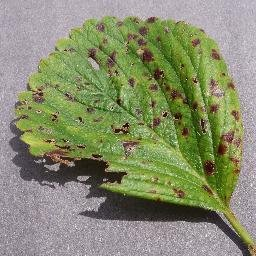
#> input picture site/assets/leaves/strawberry_leaf_scorch.jpg, 256 x 256 px; its folder holds only this picture in this run
$ python -i thresholds.py   (imports and definitions only)
#> lines starting #> are read from the running program, lines starting #| are printed output that depends on the picture
"""Automatic thresholds for splitting an image into two kinds of pixels (water / land, change / no change …).

    GLOBAL   one value for the whole image, from its histogram
             otsu (Otsu 1979: largest between-class variance) · multi_otsu (Otsu with three classes: the split between
             the top two, or the bottom two) · li (Li & Lee 1993: minimum cross entropy) · yen (Yen et al. 1995: maximum
             correlation) · kapur (Kapur et al. 1985: maximum entropy) · triangle (Zack et al. 1977: farthest point from
             the line joining the histogram's peak and its far end) · isodata (Ridler & Calvard 1978: the mean of the two
             class means)
    LOCAL    a value per pixel, from its neighbourhood (window × window): for images whose background changes
             niblack (m + k·s) · sauvola (m·(1 + k·(s/R − 1))) · wolf (Wolf & Jolion 2004) · phansalkar (Phansalkar
             et al. 2011, for low-contrast images); m, s: local mean and standard deviation
    FUZZY    a value plus a 0–1 membership for every pixel
             fcm (fuzzy c-means, two clusters: the threshold is where both memberships are ½) · fuzzy (Huang & Wang
             1995: the split whose fuzzy membership is least ambiguous) · membership (an S-shaped membership rising from
             the background class mean to the object class mean; the threshold is its midpoint)

    compute(image, method, valid=…, bright=True, …) -> {"threshold": float or per-pixel array, "membership": array or
    None, "method", "about"}

`split` (default on): global and fuzzy methods look only at the tiles that clearly hold both classes (split-based
selection, Martinis et al. 2009); an image with no such tile gets `default` (e.g. 0 for a water index, −18 dB for
radar VV). Without it every method splits a one-class histogram in two: on Sen1Floods11's chips, most of which hold
little water, that took the IoU of every method from about 0.78 to 0.2–0.35.

`bright`: the object (water in an index image) is brighter than the background; False for dark objects (water in
radar dB). Local methods come from document scanning, where every window holds some ink; in a window of one class only
(all land) they would still split it. `guard` (default 0.1, on the 0–1 scaled image) keeps the global Otsu threshold
where the neighbourhood's standard deviation is below it.
"""

from __future__ import annotations

import math

import numpy as np
from scipy.ndimage import uniform_filter

GLOBAL = ("otsu", "multi_otsu", "li", "yen", "kapur", "triangle", "isodata")
LOCAL = ("niblack", "sauvola", "wolf", "phansalkar")
FUZZY = ("fcm", "fuzzy", "membership")
TITLES = {"otsu": "Otsu", "multi_otsu": "Multi-Otsu (3 classes)", "li": "Li (minimum cross entropy)", "yen": "Yen", "kapur": "Kapur (maximum entropy)",
          "triangle": "Triangle", "isodata": "Isodata", "niblack": "Niblack", "sauvola": "Sauvola", "wolf": "Wolf", "phansalkar": "Phansalkar",
          "fcm": "Fuzzy c-means", "fuzzy": "Fuzzy threshold (Huang)", "membership": "Fuzzy membership (S-function)"}


def _hist(v: np.ndarray, bins: int = 256):
    h, e = np.histogram(v, bins=bins)
    return h.astype("float64"), (e[:-1] + e[1:]) / 2


def otsu(v, bins=256):
    h, c = _hist(v, bins)
    w0 = np.cumsum(h)
    w1 = w0[-1] - w0
    s = np.cumsum(h * c)
    m0 = s / np.maximum(w0, 1)
    m1 = (s[-1] - s) / np.maximum(w1, 1)
    return float(c[np.argmax(w0 * w1 * (m0 - m1) ** 2)])


# [149 lines left out: functions multi_otsu, li, yen, kapur, triangle, isodata and 4 more, not called in this run]


def gmm2(v: np.ndarray, iters: int = 40):
    """Two-component 1-D Gaussian mixture by EM (started from Otsu's split): (weights, means, variances), the
    lower-mean component first."""
    t = otsu(v, 64)
    a, b = v[v <= t], v[v > t]
    if not a.size or not b.size:
        return None
    w = np.array([a.size, b.size], "float64") / v.size
    mu = np.array([a.mean(), b.mean()])
    var = np.array([max(a.var(), 1e-9), max(b.var(), 1e-9)])
    for _ in range(iters):
        pdf = w / np.sqrt(2 * np.pi * var) * np.exp(-(v[:, None] - mu) ** 2 / (2 * var))
        r = pdf / np.maximum(pdf.sum(1, keepdims=True), 1e-300)
        nk = r.sum(0)
        if (nk < 1e-6 * v.size).any():
            return None
        w = nk / v.size
        mu = (r * v[:, None]).sum(0) / nk
        var = np.maximum((r * (v[:, None] - mu) ** 2).sum(0) / nk, 1e-9)
    o = np.argsort(mu)
    return w[o], mu[o], var[o]


def bimodal_pixels(img: np.ndarray, ok: np.ndarray, tile: int = 64, min_d: float = 2.0, min_frac: float = 0.1, bright: bool = True,
                   side: float | None = None) -> tuple[np.ndarray, int, int]:
    """Split-based selection (Martinis et al. 2009; Chini et al. 2017, HSBA): the pixels of the tiles that clearly
    hold both classes: a two-Gaussian fit whose components are each ≥ min_frac of the tile and separate by Ashman's
    D ≥ min_d (a single-peak tile fits two overlapping halves, D < 2); and, given `side`, whose object component lies
    beyond it (above for bright objects, below for dark: e.g. above 0 for a water index, below −18 dB for radar VV),
    so that land with two kinds of ground isn't taken for land and water. Returns (values, tiles kept, tiles tried)."""
    h, w = img.shape
    t = max(16, min(tile, h, w))
    keep, tried = [], 0
    rng = np.random.default_rng(0)
    for r in range(0, h - t + 1, t):
        for c in range(0, w - t + 1, t):
            m = ok[r:r + t, c:c + t]
            if m.mean() < 0.5:
                continue
            v = img[r:r + t, c:c + t][m]
            tried += 1
            fit = gmm2(v if v.size <= 2000 else rng.choice(v, 2000, replace=False))
            if fit is None:
                continue
            wt, mu, var = fit
            d = math.sqrt(2) * abs(mu[1] - mu[0]) / math.sqrt(var[0] + var[1])
            obj = mu[1] if bright else mu[0]
            if wt.min() >= min_frac and d >= min_d and (side is None or (obj > side if bright else obj < side)):
                keep.append(v)
    return (np.concatenate(keep) if keep else np.array([])), len(keep), tried


# [7 lines left out: function _local_stats, not called in this run]


def compute(image: np.ndarray, method: str = "otsu", *, valid: np.ndarray | None = None, bright: bool = True, window: int = 51,
            k: float | None = None, guard: float | None = 0.1, split: bool = True, default: float | None = None, tile: int = 64,
            sample: int = 400_000, seed: int = 0) -> dict:
    """The threshold of an image (object above it when bright, below when not); local methods give a per-pixel array,
    fuzzy ones also a 0–1 membership of the object class."""
    img = np.asarray(image, "float64")
    ok = np.isfinite(img) & (valid if valid is not None else True)
    v = img[ok]
    if v.size < 100:
        raise ValueError("Too few valid pixels to find a threshold")
    if v.size > sample:   # the histogram doesn't need every pixel
        v = np.random.default_rng(seed).choice(v, sample, replace=False)
    lo, hi = np.percentile(v, [0.1, 99.9])
    v = v[(v >= lo) & (v <= hi)]
    note = ""
    if split and method not in LOCAL:   # a histogram with one class only would be split in two all the same
        sel, kept, tried = bimodal_pixels(img, ok, tile, bright=bright, side=default)
        if sel.size < 200:
            if default is None:
                raise ValueError("No part of the image holds both classes clearly (no bimodal tiles): give a default threshold")
            return {"threshold": float(default), "membership": None, "method": method, "title": TITLES[method], "kind": "default",
                    "note": f"no tile of the image holds both classes clearly (0 of {tried}): the default {default:g}"}
        v = sel[(sel >= lo) & (sel <= hi)]
        note = f"from the {kept} of {tried} tiles holding both classes clearly (two-Gaussian fit, Ashman's D ≥ 2)"
    member = None
    if method == "otsu":
        t = otsu(v)
    elif method == "multi_otsu":
        t, pair = multi_otsu(v, upper=bright)   # the split next to the object class
    elif method == "li":
        t = li(v)
    elif method == "yen":
        t = yen(v)
    elif method == "kapur":
        t = kapur(v)
    elif method == "triangle":
        t = triangle(v)
    elif method == "isodata":
        t = isodata(v)
    elif method == "fcm":
        cl, ch = fcm(v)
        t = (cl + ch) / 2   # (in one dimension with m = 2 both memberships are ½ halfway between the centres)
        member = np.where(ok, fcm_membership(img, (cl, ch), bright=bright), np.nan)
    elif method == "fuzzy":
        t = huang(v)
    elif method == "membership":
        t0 = otsu(v)
        a, c = v[v <= t0].mean(), v[v > t0].mean()   # the two class means
        t = (a + c) / 2
        mem = s_membership(img, a, c)
        member = np.where(ok, mem if bright else 1 - mem, np.nan)
    elif method in LOCAL:
        # the published formulas are for dark objects on a 0–1 image: bright objects are inverted first, and the
        # per-pixel threshold mapped back to the image's own values
        span = (hi - lo) or 1.0
        g = np.where(ok, img, np.nanmedian(v))
        z = np.clip((hi - g) / span if bright else (g - lo) / span, 0, 1)
        mz, sz = _local_stats(z, ok, window)
        if method == "niblack":
            tz = mz - (0.2 if k is None else k) * sz
        elif method == "sauvola":
            tz = mz * (1 + (0.2 if k is None else k) * (sz / 0.5 - 1))
        elif method == "wolf":
            kk = 0.5 if k is None else k
            Mz, Rs = float(np.nanmin(z[ok])), max(float(np.nanmax(sz[ok])), 1e-12)
            tz = (1 - kk) * mz + kk * Mz + kk * (sz / Rs) * (mz - Mz)
        else:   # phansalkar
            tz = mz * (1 + 2.0 * np.exp(-10.0 * mz) + (0.25 if k is None else k) * (sz / 0.5 - 1))
        if guard:   # a flat neighbourhood (one class only) has no edge to find: the image's global threshold there
            sel = bimodal_pixels(img, ok, tile, bright=bright, side=default)[0] if split else v
            gt = otsu(sel) if sel.size >= 200 else (default if default is not None else otsu(v))
            tg = (hi - gt) / span if bright else (gt - lo) / span
            tz = np.where(sz < guard, tg, tz)
        t = np.where(ok, hi - tz * span if bright else lo + tz * span, np.nan)
    else:
        raise ValueError(f"Threshold method: {', '.join(GLOBAL + LOCAL + FUZZY)}")
    if member is None and not isinstance(t, np.ndarray):   # a soft membership around a global threshold
        scale = max((hi - lo) / 40, 1e-9)
        with np.errstate(over="ignore", invalid="ignore"):
            member = 1 / (1 + np.exp(-(img - t) / scale)) if bright else 1 / (1 + np.exp((img - t) / scale))
        member = np.where(ok, member, np.nan)
    return {"threshold": t if isinstance(t, np.ndarray) else float(t), "membership": member, "method": method, "title": TITLES[method],
            "kind": "global" if method in GLOBAL else "local" if method in LOCAL else "fuzzy", "note": note}

>>> import cv2
>>> picture = cv2.imread('../site/assets/leaves/strawberry_leaf_scorch.jpg', cv2.IMREAD_GRAYSCALE)
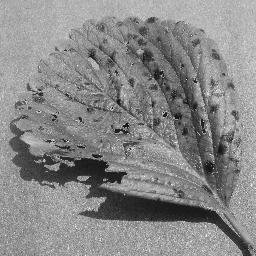
#> picture: shape (256, 256); min 0, max 255, mean 136
>>> result = compute(picture)
#> in compute, `ok = np.isfinite(img) & (valid if valid is not None else True)`: ok: shape (256, 256) bool; every value is 1
#> in compute, `lo, hi = np.percentile(v, [0.1, 99.9])`: lo = 14; hi = 230.5
#> after the loop in bimodal_pixels, `for r in range(0, h - t + 1, t):`: keep = 8 items; tried = 16
#> in compute, `sel, kept, tried = bimodal_pixels(img, ok, tile, bright=bright, side=d..`: kept = 8; tried = 16
#> in compute, `t = otsu(v)`: t = 110.6
#> in compute, `scale = max((hi - lo) / 40, 1e-9)`: scale = 5.41
#> in compute, `member = 1 / (1 + np.exp(-(img - t) / scale)) if bright else 1 / (1 + ..`:
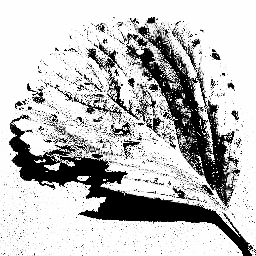
#> member: shape (256, 256) float64; min 1.33e-09, max 1, mean 0.756
#> result = 6 items

$ run again, on site/assets/leaves/apple_scab.jpg
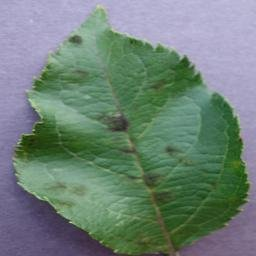
#> input picture site/assets/leaves/apple_scab.jpg, 256 x 256 px
#> `picture = cv2.imread('../site/assets/leaves/strawberry_leaf_scorch.jpg..`:
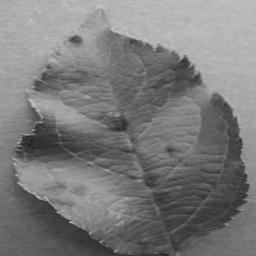
#> picture: shape (256, 256); min 30, max 204, mean 123.1
#> ok: shape (256, 256) bool; every value is 1
#> lo = 44; hi = 192
#> after the loop in bimodal_pixels, `for r in range(0, h - t + 1, t):`: keep = 10 items; tried = 16
#> in compute, `sel, kept, tried = bimodal_pixels(img, ok, tile, bright=bright, side=d..`: kept = 10; tried = 16
#> in compute, `t = otsu(v)`: t = 124.1
#> scale = 3.7
#> in compute, `member = 1 / (1 + np.exp(-(img - t) / scale)) if bright else 1 / (1 + ..`:
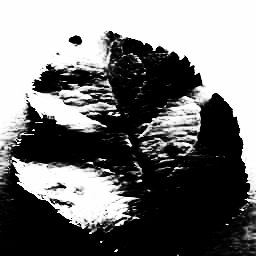
#> member: shape (256, 256) float64; min 9.08e-12, max 1, mean 0.46
#> result = 6 items

$ run again, on site/assets/leaves/grape_black_rot.jpg
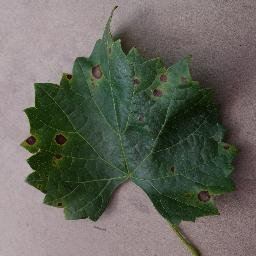
#> input picture site/assets/leaves/grape_black_rot.jpg, 256 x 256 px
#> `picture = cv2.imread('../site/assets/leaves/strawberry_leaf_scorch.jpg..`:
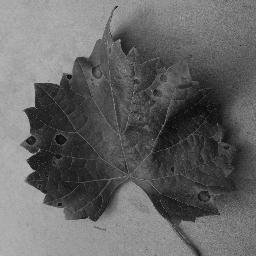
#> picture: shape (256, 256); min 0, max 204, mean 101.5
#> ok: shape (256, 256) bool; every value is 1
#> lo = 11; hi = 178
#> after the loop in bimodal_pixels, `for r in range(0, h - t + 1, t):`: keep = 10 items; tried = 16
#> in compute, `sel, kept, tried = bimodal_pixels(img, ok, tile, bright=bright, side=d..`: kept = 10; tried = 16
#> in compute, `t = otsu(v)`: t = 100.7
#> scale = 4.17
#> in compute, `member = 1 / (1 + np.exp(-(img - t) / scale)) if bright else 1 / (1 + ..`:
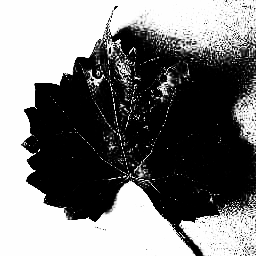
#> member: shape (256, 256) float64; min 3.35e-11, max 1, mean 0.477
#> result = 6 items

$ run again, on site/assets/leaves/maize_common_rust.jpg
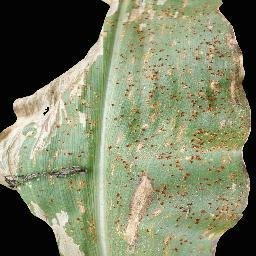
#> input picture site/assets/leaves/maize_common_rust.jpg, 256 x 256 px
#> `picture = cv2.imread('../site/assets/leaves/strawberry_leaf_scorch.jpg..`:
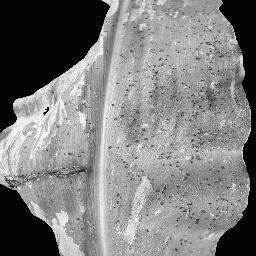
#> picture: shape (256, 256); min 0, max 255, mean 126.3
#> ok: shape (256, 256) bool; every value is 1
#> lo = 0; hi = 252
#> after the loop in bimodal_pixels, `for r in range(0, h - t + 1, t):`: keep = 7 items; tried = 16
#> in compute, `sel, kept, tried = bimodal_pixels(img, ok, tile, bright=bright, side=d..`: kept = 7; tried = 16
#> in compute, `t = otsu(v)`: t = 83.18
#> scale = 6.3
#> in compute, `member = 1 / (1 + np.exp(-(img - t) / scale)) if bright else 1 / (1 + ..`:
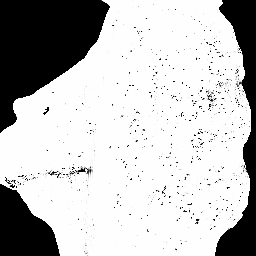
#> member: shape (256, 256) float64; min 1.84e-06, max 1, mean 0.752
#> result = 6 items
